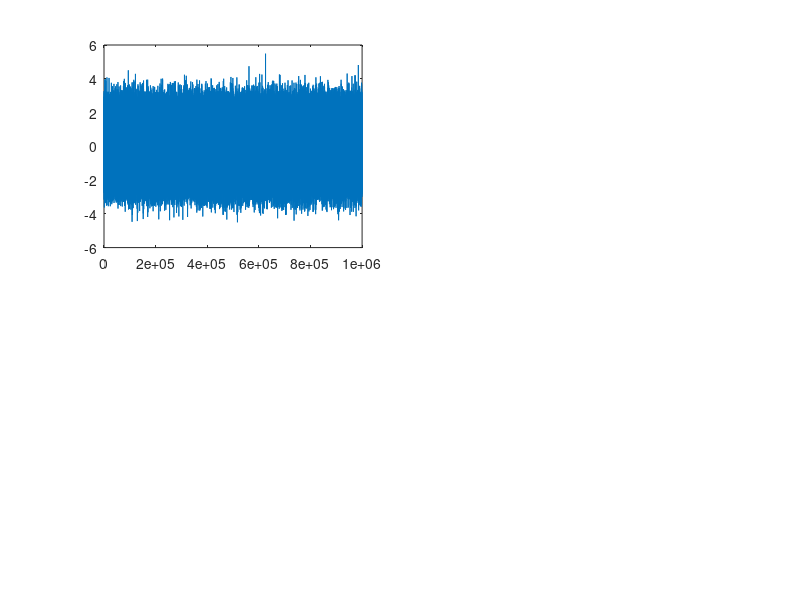

Here is the MATLAB script that generated this plot: (Note: this script raises an error after producing the figure.)
%% Jeffrey Wong | ECE-478 | PSet #5- Time Series

clear
close all
clc

% For this assignment specifically, I will request that you check parts 2
% and 3 seperately from 4!

%% Problem 1- Heavy Tail Distributions
N = 1e6;
alpha = 0.544; % "Scaling" for Cauchy
gaussian_data = randn(1, N);
uniform_data = rand(1, N); % Use U(0,1) data to form Cauchy
cauchy_data = alpha * tan(pi*uniform_data);
t5_data = sqrt(3/5) *trnd(5,1,N); % Students-t w/ nu = 5
t10_data = sqrt(8/10) *trnd(10,1,N); % nu = 10

disp("The fraction of values in the normal distribution with absolute value more than 4 is " + mean(abs(gaussian_data) > 4));
disp("The fraction of values in the Cauchy distribution with absolute value more than 4 is " + mean(abs(cauchy_data) > 4));
disp("The fraction of values in the t-distribution (nu = 5) with absolute value more than 4 is " + mean(abs(t5_data) > 4));
disp("The fraction of values in the t-distribution (nu = 10) with absolute value more than 4 is " + mean(abs(t10_data) > 4));

figure
subplot(2,2,1)
plot(1:N, gaussian_data)
yline(4, "r-")
yline(-4, "r-")
title("Standard Gaussian Data")
subplot(2,2,2)
plot(1:N, cauchy_data)
yline(4, "r-")
yline(-4, "r-")
title("Cauchy Data")
subplot(2,2,3)
plot(1:N, t5_data)
yline(4, "r-")
yline(-4, "r-")
title("Students-t (\nu = 5) Data")
subplot(2,2,4)
plot(1:N, t10_data)
yline(4, "r-")
yline(-4, "r-")
title("Students-t (\nu = 10) Data")

%% Problem 2- AR and ARMA

% Part a + b
N = 250;
M = 10; % Max filter order
v_t = randn(1,N); % We will use the same underlying Gaussian white noise for both parts to allow for comparison
r_t_ARMA = filter([1 0.7 0.1], [1 -1.5 0.56], v_t);
gamma_m = xcorr(r_t_ARMA)/N;
% Note M_0(N) corresponds to m = 0 here
figure
stem(0:M, abs(gamma_m(N:N+M)/gamma_m(N)))
yline(0.2, "r--")
title("\gamma(m)/\gamma(0) for ARMA(2,2)")
C = toeplitz(gamma_m(N:N+M)); 
disp("Eigenvalues of C for ARMA(2,2): ")
disp(eig(C))

% Part c + d + e
[L,D] = better_ldl(C); % See my note below on how standard ldl sucks

% Only use correlations where lag >= 0
[ar_lev, F, P_m, k] = generate_FPEFs(gamma_m(N:end), M);
FCFT = F * C * F';
Linv = inv(L);
disp("AR(10) model from Levinson-Durbin")
disp(ar_lev)

% With the "better" ldl, it produced an exact match! The built-in ldl
% function produced weird results in comparison

% Part f
ar_ls = generate_LS_AR_model(r_t_ARMA, M);
disp("AR(10) model from Least Squares")
disp(ar_ls)
% The least squares process produces a reasonable approximation to the
% Levinson-Durbin AR model, with values deviating by at most 10%.

% Part g
% The high reflection coefficients corresponded with large decreases in
% prediction variance and low reflection coefficients with small decreases,
% as expected (P_{m+1} = P_m(1-|k_m|^2)). Generally, the first three
% coefficents tend to be significant (|k| > 0.2), with an overall falloff
% and occasional spike depending on what data generates.

% Part h
[v_0_AR2, rho_AR2] = compute_residuals(r_t_ARMA, fliplr(F(3,1:3)));
[v_0_AR5, rho_AR5] = compute_residuals(r_t_ARMA, fliplr(F(6,1:6)));
[v_0_AR10, rho_AR10] = compute_residuals(r_t_ARMA, fliplr(F(11,1:11)));
M_0 = 3; % Anticipated optimal AR model order
[v_0_ARopt, rho_ARopt] = compute_residuals(r_t_ARMA, fliplr(F(M_0 + 1,1:M_0 + 1)));
% It seems that in some cases none of the AR models are sufficient to work,
% but if it does usually it fails for M = 2 only, with M = 3 being sufficient.


%% Problem 3- ARIMA & First Difference

N = 250; M = 10;
% Part a+b (r_t)
r_t_ARIMA = filter([1 0.7 0.1], conv([1 -1.5 0.56], [1 -0.99]), v_t); % Add extra pole @ z = 0.99 to ARMA model
gamma_m_r = xcorr(r_t_ARIMA)/N;
% Note M_0(N) corresponds to m = 0 here
figure
stem(0:M, abs(gamma_m_r(N:N+M)/gamma_m_r(N)))
yline(0.2, "r--")
title("\gamma(m)/\gamma(0) for ARIMA(2,1,2)")
% The correlation barely decreases from M = 0 to 10 for ARIMA.
C_r = toeplitz(gamma_m_r(N:N+M)); 
disp("Eigenvalues of C_r for ARIMA(2,1,2): ")
disp(eig(C_r))
% Rather than not being positive definite, C_r happens to have very large
% eigenvalues! That's odd considering the rows should be strongly
% correlated and there should thus be a lot of redundancy! 
% Anyways, the unit root nonstantionarity clearly manifests
% here as the correlation dying out very slowly, probably due to the
% presence of the pole @ z = 0.99.

% Part c + d + e (r_t)
[L_r,D_r] = better_ldl(C_r);
[ar_lev_r, F_r, P_m_r, k_r] = generate_FPEFs(gamma_m_r(N:end), M);
FCFT_r = F_r * C_r * F_r';
Linv_r = inv(L_r);
disp("AR(10) model from Levinson-Durbin")
disp(ar_lev_r)
% At least we still have F = L^-1 and D = P_m!

% Part f
ar_ls_r = generate_LS_AR_model(r_t_ARIMA, M);
disp("AR(10) model from Least Squares")
disp(ar_ls_r)
% The least squares approximation is poor because everything is thrown off
% by the nonstationarity!

% Part g
% The first and second reflection coefficients are high while the others
% don't really have an impact. Despite this, AR(2) fails to work, as
% described below!)

% Part h
[v_0_AR2_r, rho_AR2_r] = compute_residuals(r_t_ARIMA, fliplr(F_r(3,1:3)));
[v_0_AR5_r, rho_AR5_r] = compute_residuals(r_t_ARIMA, fliplr(F_r(6,1:6)));
[v_0_AR10_r, rho_AR10_r] = compute_residuals(r_t_ARIMA, fliplr(F_r(11,1:11)));
% It is no surprise that since the correlation doesn't die out with ARIMA,
% none of the AR models are even close to whitening the residuals!


% Part a+b (s_t)
N = 249;
s_t_ARIMA = diff(r_t_ARIMA);
gamma_m_s = xcorr(s_t_ARIMA)/N;
figure
stem(0:M, abs(gamma_m_s(N:N+M)/gamma_m_s(N)))
yline(0.2, "r--")
title("\gamma(m)/\gamma(0) for first difference of ARIMA(2,1,2)")
C_s = toeplitz(gamma_m_s(N:N+M)); 
disp("Eigenvalues of C_s for ARIMA(2,1,2): ")
disp(eig(C_s))

% Part c + d + e (s_t)
[L_s,D_s] = better_ldl(C_s);
[ar_lev_s, F_s, P_m_s, k_s] = generate_FPEFs(gamma_m_s(N:end), M);
FCFT_s = F_s * C_s * F_s';
Linv_s = inv(L_s);
disp("AR(10) model from Levinson-Durbin")
disp(ar_lev_s)

% Part f
ar_ls_s = generate_LS_AR_model(s_t_ARIMA, M);
disp("AR(10) model from Least Squares")
disp(ar_ls_s)
% Since the model did not have an exact nonstationarity but we cancel it out
% as if it were, the least-squares approximation for the difference is
% still a bit off!

% Part g
% The reflection coefficients are closer in behavior to those in Problem 2
% than in the first part of problem 3!

% Part h
[v_0_AR2_s, rho_AR2_s] = compute_residuals(s_t_ARIMA, fliplr(F_s(3,1:3)));
[v_0_AR5_s, rho_AR5_s] = compute_residuals(s_t_ARIMA, fliplr(F_s(6,1:6)));
[v_0_AR10_s, rho_AR10_s] = compute_residuals(s_t_ARIMA, fliplr(F_s(11,1:11)));
% As with Problem 2, it's likely a 3rd order AR process should be
% sufficient to model the behavior of the first difference!

%% Problem 4- Students-T ARMA/ARIMA
N = 250; M = 10;
v_t = trnd(5,1,N); % Note that the t-distribution has a "heavy tail" so more outliers
r_t_ARMA = filter([1 0.7 0.1], [1 -1.5 0.56], v_t);
gamma_m = xcorr(r_t_ARMA)/N;
figure
stem(0:M, abs(gamma_m(N:N+M)/gamma_m(N)))
yline(0.2, "r--")
title("\gamma(m)/\gamma(0) for ARMA(2,2)")
C = toeplitz(gamma_m(N:N+M)); 
disp("Eigenvalues of C for ARMA(2,2): ")
disp(eig(C))

% Part c + d + e
[L,D] = better_ldl(C); 
[ar_lev, F, P_m, k] = generate_FPEFs(gamma_m(N:end), M);
FCFT = F * C * F';
Linv = inv(L);
disp("AR(10) model from Levinson-Durbin")
disp(ar_lev)

% Part f
ar_ls = generate_LS_AR_model(r_t_ARMA, M);
disp("AR(10) model from Least Squares")
disp(ar_ls)

% Part h
[v_0_AR2, rho_AR2] = compute_residuals(r_t_ARMA, fliplr(F(3,1:3)));
[v_0_AR5, rho_AR5] = compute_residuals(r_t_ARMA, fliplr(F(6,1:6)));
[v_0_AR10, rho_AR10] = compute_residuals(r_t_ARMA, fliplr(F(11,1:11)));
M_0 = 6; % The optimal filter order goes up overall compared to Question 2
[v_0_ARopt, rho_ARopt] = compute_residuals(r_t_ARMA, fliplr(F(M_0 + 1,1:M_0 + 1)));

% Part a+b (r_t)
r_t_ARIMA = filter([1 0.7 0.1], conv([1 -1.5 0.56], [1 -0.99]), v_t); % Add extra pole @ z = 0.99 to ARMA model
gamma_m_r = xcorr(r_t_ARIMA)/N;
figure
stem(0:M, abs(gamma_m_r(N:N+M)/gamma_m_r(N)))
yline(0.2, "r--")
title("\gamma(m)/\gamma(0) for ARIMA(2,1,2)")
C_r = toeplitz(gamma_m_r(N:N+M)); 
disp("Eigenvalues of C_r for ARIMA(2,1,2): ")
disp(eig(C_r))

% Part c + d + e (r_t)
[L_r,D_r] = better_ldl(C_r);
[ar_lev_r, F_r, P_m_r, k_r] = generate_FPEFs(gamma_m_r(N:end), M);
FCFT_r = F_r * C_r * F_r';
Linv_r = inv(L_r);
disp("AR(10) model from Levinson-Durbin")
disp(ar_lev_r)

% Part f
ar_ls_r = generate_LS_AR_model(r_t_ARIMA, M);
disp("AR(10) model from Least Squares")
disp(ar_ls_r)

% Part h
[v_0_AR2_r, rho_AR2_r] = compute_residuals(r_t_ARIMA, fliplr(F_r(3,1:3)));
[v_0_AR5_r, rho_AR5_r] = compute_residuals(r_t_ARIMA, fliplr(F_r(6,1:6)));
[v_0_AR10_r, rho_AR10_r] = compute_residuals(r_t_ARIMA, fliplr(F_r(11,1:11)));

% Part a+b (s_t)
N = 249;
s_t_ARIMA = diff(r_t_ARIMA);
gamma_m_s = xcorr(s_t_ARIMA)/N;
figure
stem(0:M, abs(gamma_m_s(N:N+M)/gamma_m_s(N)))
yline(0.2, "r--")
title("\gamma(m)/\gamma(0) for first difference of ARIMA(2,1,2)")
C_s = toeplitz(gamma_m_s(N:N+M)); 
disp("Eigenvalues of C_s for ARIMA(2,1,2): ")
disp(eig(C_s))

% Part c + d + e (s_t)
[L_s,D_s] = better_ldl(C_s);
[ar_lev_s, F_s, P_m_s, k_s] = generate_FPEFs(gamma_m_s(N:end), M);
FCFT_s = F_s * C_s * F_s';
Linv_s = inv(L_s);
disp("AR(10) model from Levinson-Durbin")
disp(ar_lev_s)

% Part f
ar_ls_s = generate_LS_AR_model(s_t_ARIMA, M);
disp("AR(10) model from Least Squares")
disp(ar_ls_s)

% Part h
[v_0_AR2_s, rho_AR2_s] = compute_residuals(s_t_ARIMA, fliplr(F_s(3,1:3)));
[v_0_AR5_s, rho_AR5_s] = compute_residuals(s_t_ARIMA, fliplr(F_s(6,1:6)));
[v_0_AR10_s, rho_AR10_s] = compute_residuals(s_t_ARIMA, fliplr(F_s(11,1:11)));

% Comments:
% The heavy tail of the Students-t distribution doesn't seem to be causing
% enough outliers to break numerical stability- the eigenvalue spread only
% slightly increased with the largest eigenvalues going up by a factor of
% 2-3 and the smallest eigenvalues also decreasing. It does seem like the
% optimal order for the AR models goes up as more terms are needed to
% mitigate the effect of outliers, but otherwise everything lines up with
% the previous sections' results!

%% Problem 5- ARCH/GARCH

% Part a
N = 250;
omega = 0.5; alpha = 0.6; beta = 0.3; % For stability we need alpha + beta < 1
z_t = randn(1, N);
sigma_squared = zeros(1, N);
epsilon = zeros(1, N);
for i = 1:N-1
    epsilon(i) = sqrt(sigma_squared(i)) * z_t(i);
    sigma_squared(i+1) = omega + alpha * epsilon(i).^2 + beta * sigma_squared(i);
end
epsilon(1,end) = sqrt(sigma_squared(1,end)) * z_t(1,end);
sigma = sqrt(sigma_squared);
figure
subplot(2,1,1)
hold on
stem(1:N, epsilon, "k")
plot(1:N, epsilon + sigma, "b--")
plot(1:N, epsilon - sigma, "r--")
title("Return and Volatility envelope of GARCH(1,1) for Gaussian z")
xlabel("t")
ylabel("r(t)")
subplot(2,1,2)
plot(1:N, sigma(1:N))
title("Volatility of GARCH(1,1) for Gaussian z")
xlabel("t")
ylabel("\sigma(t)")

GARCH_gauss = garch(1,1);
est_GARCH_gauss = estimate(GARCH_gauss, epsilon');
disp(est_GARCH_gauss)
ARCH_gauss = garch(0,2);
est_ARCH_gauss = estimate(ARCH_gauss, epsilon');
disp(est_ARCH_gauss)
[V_ARCH_gauss, ~] = filter(est_ARCH_gauss, z_t);

figure
subplot(2,1,1)
hold on
stem(1:N, epsilon, "k")
plot(1:N, epsilon + sqrt(V_ARCH_gauss), "b--")
plot(1:N, epsilon - sqrt(V_ARCH_gauss), "r--")
title("Return and Volatility envelope of estimated ARCH(2) for Gaussian z")
xlabel("t")
ylabel("r(t)")
subplot(2,1,2)
plot(1:N, sqrt(V_ARCH_gauss))
title("Volatility of estimated ARCH(2) for Gaussian z")
xlabel("t")
ylabel("\sigma(t)")

% Now with Students-t
z_t = sqrt(3/5) * trnd(5, 1, N);
sigma_squared = zeros(1, N);
epsilon = zeros(1, N);
for i = 1:N-1
    epsilon(i) = sqrt(sigma_squared(i)) * z_t(i);
    sigma_squared(i+1) = omega + alpha * epsilon(i).^2 + beta * sigma_squared(i);
end
epsilon(1,end) = sqrt(sigma_squared(1,end)) * z_t(1,end);
sigma = sqrt(sigma_squared);
figure
subplot(2,1,1)
hold on
stem(1:N, epsilon, "k")
plot(1:N, epsilon + sigma, "b--")
plot(1:N, epsilon - sigma, "r--")
title("Return and Volatility envelope of GARCH(1,1) for Students-t(\nu = 5) z")
xlabel("t")
ylabel("r(t)")
subplot(2,1,2)
plot(1:N, sigma)
title("Volatility of GARCH(1,1) for Students-t(\nu = 5) z")
xlabel("t")
ylabel("\sigma(t)")
xlim([2 251])

GARCH_t = garch(1,1);
est_GARCH_t = estimate(GARCH_t, epsilon');
disp(est_GARCH_t)
ARCH_t = garch(0,2);
est_ARCH_t = estimate(ARCH_t, epsilon');
disp(est_ARCH_t)
% Note that the "volatility" returned by filter is a conditional *variance*
[V_ARCH_t, ~] = filter(est_ARCH_gauss, z_t);

figure
subplot(2,1,1)
hold on
% We want to compare how ARCH envelops the actual returns, modeled by r_t = epsilon_t
stem(1:N, epsilon, "k")
plot(1:N, epsilon + sqrt(V_ARCH_t), "b--")
plot(1:N, epsilon - sqrt(V_ARCH_t), "r--")
title("Return and Volatility envelope of estimated ARCH(2) for Students-t(\nu = 5) z")
xlabel("t")
ylabel("r(t)")
subplot(2,1,2)
plot(1:N, sqrt(V_ARCH_t))
title("Volatility of estimated ARCH(2) for Students-t(\nu = 5) z")
xlabel("t")
ylabel("\sigma(t)")

% Unfortunately, estimating the GARCH model does not seem to return
% something particularly close to the coefficients even for the Gaussian,
% and is worse with the Students-t, likely because the number of values we
% are studying is not especially large. This happens even in the MATLAB
% documentation for estimate's own example with beta_hat becoming 0.46 
% from 0.5 and alpha_hat becoming 0.26 from 0.2. ARCH(2) does a mediocre job 
% capturing the returns in an envelope, and does not readily match the coefficients.

%% Part b

% Read data from CSV, ignoring header and date index
data = readmatrix("SP500_log_returns.csv", 'Range', [2 2]);
N = length(data);
% Data columns should be, in order, Apple, IBM, and ^SPX

% Initialize and fit models
disp("Fitting ARCH/GARCH for AAPL")
GARCH_stock1 = garch(1,1);
est_GARCH_stock1 = estimate(GARCH_stock1, data(:,1));
ARCH2_stock1 = garch(0,2);
est_ARCH2_stock1 = estimate(ARCH2_stock1, data(:,1));
V_GARCH_1 = infer(est_GARCH_stock1, data(:,1));
V_ARCH2_1 = infer(est_ARCH2_stock1, data(:,1));

disp("Fitting ARCH/GARCH for IBM")
GARCH_stock2 = garch(1,1);
est_GARCH_stock2 = estimate(GARCH_stock2, data(:,2));
ARCH2_stock2 = garch(0,2);
est_ARCH2_stock2 = estimate(ARCH2_stock2, data(:,2));
V_GARCH_2 = infer(est_GARCH_stock2, data(:,2));
V_ARCH2_2 = infer(est_ARCH2_stock2, data(:,2));

disp("Fitting ARCH/GARCH for ^SPX")
GARCH_index = garch(1,1);
est_GARCH_index = estimate(GARCH_index, data(:,3));
ARCH2_index = garch(0,2);
est_ARCH2_index = estimate(ARCH2_index, data(:,3));
V_GARCH_index = infer(est_GARCH_index, data(:,3));
V_ARCH2_index = infer(est_ARCH2_index, data(:,3));

% Plot approximate fit for stocks and index

figure
subplot(1,2,1)
hold on
stem(1:N, data(:,1), "k")
plot(1:N, data(:,1) + sqrt(V_GARCH_1), "b--")
plot(1:N, data(:,1) - sqrt(V_GARCH_1), "r--")
title("Return and Volatility envelope of GARCH(1,1) for AAPL")
xlabel("t")
ylabel("r(t)")
xlim([1 N])
subplot(1,2,2)
hold on
stem(1:N, data(:,1), "k")
plot(1:N, data(:,1) + sqrt(V_ARCH2_1), "b--")
plot(1:N, data(:,1) - sqrt(V_ARCH2_1), "r--")
title("Return and Volatility envelope of ARCH(2) for AAPL")
xlabel("t")
ylabel("r(t)")
xlim([1 N])

figure
subplot(1,2,1)
hold on
stem(1:N, data(:,2), "k")
plot(1:N, data(:,2) + sqrt(V_GARCH_2), "b--")
plot(1:N, data(:,2) - sqrt(V_GARCH_2), "r--")
title("Return and Volatility envelope of GARCH(1,1) for IBM")
xlabel("t")
ylabel("r(t)")
subplot(1,2,2)
hold on
stem(1:N, data(:,2), "k")
plot(1:N, data(:,2) + sqrt(V_ARCH2_2), "b--")
plot(1:N, data(:,2) - sqrt(V_ARCH2_2), "r--")
title("Return and Volatility envelope of ARCH(2) for IBM")
xlabel("t")
ylabel("r(t)")
xlim([1 N])

figure
subplot(1,2,1)
hold on
stem(1:N, data(:,3), "k")
plot(1:N, data(:,3) + sqrt(V_GARCH_index), "b--")
plot(1:N, data(:,3) - sqrt(V_GARCH_index), "r--")
title("Return and Volatility envelope of GARCH(1,1) for ^SPX")
xlabel("t")
ylabel("r(t)")
subplot(1,2,2)
hold on
stem(1:N, data(:,3), "k")
plot(1:N, data(:,3) + sqrt(V_ARCH2_2), "b--")
plot(1:N, data(:,3) - sqrt(V_ARCH2_2), "r--")
title("Return and Volatility envelope of ARCH(2) for ^SPX")
xlabel("t")
ylabel("r(t)")
xlim([1 N])

% From a mix of the p-values and visual inspection, it seems that the GARCH
% models are slightly better fits than the ARCH(2) models for all three
% sets of data, and Apple and the overall S&P 500 exhibit stronger
% heteroskadasticity than IBM does, which lines up with what we observe
% from the plots of the autocorrelation of the squared returns!

%% Function Definitions

% The ldl estimate given by MATLAB's LDL function is really crappy (L
% doesn't even have all 1s on the diagonal!), so I'm making my own version!
function [L,D] = better_ldl(A)
    L_chol = chol(A, 'lower');
    D = diag(diag(L_chol.^2));
    L = L_chol * D^(-1/2);
end

% Computes AR filters up to order M, as well as errors and reflection
% coefficents, using the Levinson-Durbin recursion
function [ar, F, P_m, k] = generate_FPEFs(gamma_m, M)
    F = eye(M+1);
    [ar, ~, k] = levinson(gamma_m, M);
    P_m = zeros(1,M+1);
    for i = 0:M
        [a, e_m, ~] = levinson(gamma_m, i);
        F(i+1, 1:i+1) = fliplr(a);
        P_m(1, i+1) = e_m;
    end
    P_m = diag(P_m); % Convert to diagonal matrix for easy comparison
end

% Computes an order M AR model using a min-norm least-square solution.
function ar = generate_LS_AR_model(r, M)
    N = length(r);
    % Form time series data into matrixx
    A = toeplitz(r);
    A = A(M:N-1, 1:M);
    % Augment A matrix to account for potential non-zero mean
    A = [ones(N-M, 1) A];
    y = r(M+1:N)';
    w_0 = A \ y; % Left divide performs pseudo-inverses as well as standard inverses!
    ar = [1 -w_0(2:end,1)'];
end

% Computes residuals from a time series given an AR model with M+1
% coefficients, as well as the time-lag correlation between residuals for 
% 0 <= m <= 20
function [v_0, rho] = compute_residuals(r, ar)
    v_0 = filter(ar, 1, r);
    v_0 = v_0(length(ar):end); % Discard the first M samples to avoid violating causality
    N = length(v_0);
    rho = xcorr(v_0)/N;
    rho = abs(rho / rho(N));
    figure
    stem(0:20, rho(N:N+20))
    title("\rho(m) for AR("+(length(ar)-1)+")")
    yline(0.2, "r--")
end